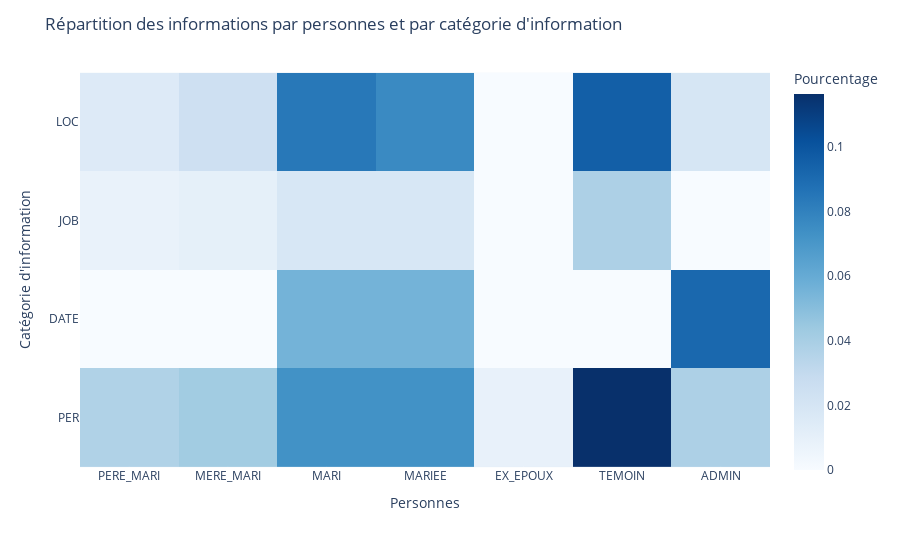

Source (notebook cell):
### Code cell
#with plotly express show the dataframe as a heatmap
fig = px.imshow(df, labels=dict(x="People", y="Tag", color="Pourcentage"), x=['PERE_MARI', 'MERE_MARI', 'MARI', 'MARIEE', 'EX_EPOUX', 'TEMOIN', 'ADMIN'], y=df.index, color_continuous_scale='Blues')
#shows 0 in black
fig.update_layout(title="Répartition des informations par personnes et par catégorie d'information")
#rename tag as information
fig.update_xaxes(title_text="Personnes")
fig.update_yaxes(title_text="Catégorie d'information")


fig.show()

### Figure 1 — Plotly figure (JSON) as saved in the notebook; plotly's stock layout.template omitted (floating-point values rounded to 4 significant figures)
{"data": [{"coloraxis": "coloraxis", "hovertemplate": "People: %{x}<br>Tag: %{y}<br>Pourcentage: %{z}<extra></extra>", "name": "0", "type": "heatmap", "x": ["PERE_MARI", "MERE_MARI", "MARI", "MARIEE", "EX_EPOUX", "TEMOIN", "ADMIN"], "xaxis": "x", "y": ["LOC", "JOB", "DATE", "PER"], "yaxis": "y", "z": [[0.01535, 0.0243, 0.0844, 0.07609, 0, 0.09527, 0.01918], [0.008312, 0.01023, 0.01854, 0.01854, 0, 0.03836, 0], [0, 0, 0.05563, 0.05563, 0, 0, 0.09143], [0.03708, 0.0422, 0.07289, 0.07289, 0.008951, 0.1164, 0.03836]]}], "layout": {"coloraxis": {"colorbar": {"title": {"text": "Pourcentage"}}, "colorscale": [[0, "rgb(247,251,255)"], [0.125, "rgb(222,235,247)"], [0.25, "rgb(198,219,239)"], [0.375, "rgb(158,202,225)"], [0.5, "rgb(107,174,214)"], [0.625, "rgb(66,146,198)"], [0.75, "rgb(33,113,181)"], [0.875, "rgb(8,81,156)"], [1, "rgb(8,48,107)"]]}, "margin": {"t": 60}, "title": {"text": "Répartition des informations par personnes et par catégorie d'information"}, "xaxis": {"anchor": "y", "constrain": "domain", "domain": [0, 1], "scaleanchor": "y", "title": {"text": "Personnes"}}, "yaxis": {"anchor": "x", "autorange": "reversed", "constrain": "domain", "domain": [0, 1], "title": {"text": "Catégorie d'information"}}}}
